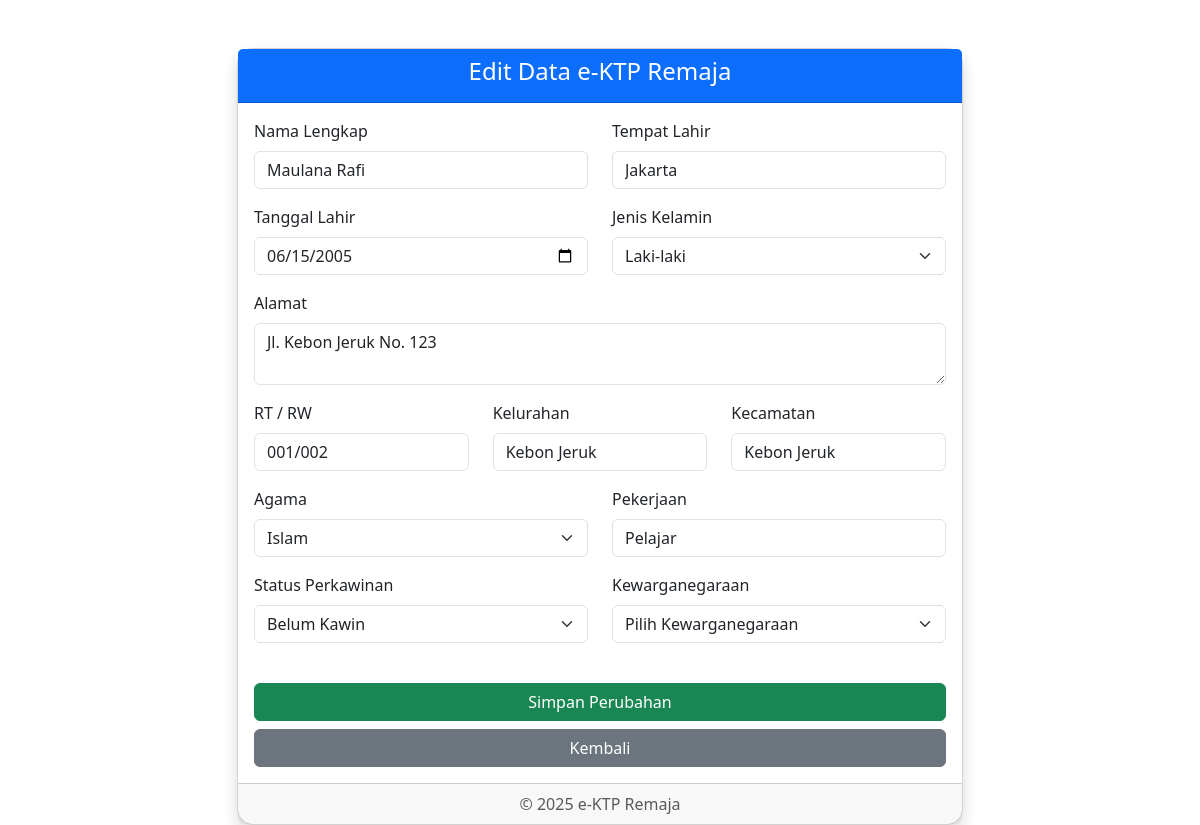
/edit_data.php (signed in), run on the app's committed database.
### tables this page shows
CREATE TABLE `daftar` (
  `id_daftar` int(11) NOT NULL,
  `id_user` int(11) NOT NULL,
  `nama_lengkap` varchar(100) NOT NULL,
  `tempat_lahir` varchar(50) NOT NULL,
  `tanggal_lahir` date NOT NULL,
  `jenis_kelamin` enum('Laki-laki','Perempuan') NOT NULL,
  `alamat` text NOT NULL,
  `rt_rw` varchar(10) NOT NULL,
  `kelurahan` varchar(50) NOT NULL,
  `kecamatan` varchar(50) NOT NULL,
  `agama` varchar(30) NOT NULL,
  `status_perkawinan` varchar(30) NOT NULL,
  `pekerjaan` varchar(50) DEFAULT NULL,
  `kewarganegaraan` varchar(30) NOT NULL,
  `foto_ktp` varchar(100) DEFAULT NULL,
  `tanggal_pendaftaran` timestamp NOT NULL DEFAULT current_timestamp()
);

### edit_data.php (the view, shortened to what this page needs)
<?php
include "koneksi.php";
$id_user = $_SESSION['id_user'] ?? null;
$query = "SELECT * FROM daftar WHERE id_user = '$id_user'";
$result = mysqli_query($conn, $query);
$data = mysqli_fetch_assoc($result);
?>
<!DOCTYPE html>
<html lang="id">
<head>
    <link href="https://cdn.jsdelivr.net/npm/bootstrap@5.3.3/dist/css/bootstrap.min.css" rel="stylesheet">
</head>
<body>
<div class="container mt-5" style="max-width: 750px;">
    <div class="card shadow rounded-4">
        <div class="card-header bg-primary text-white text-center">
            <h4>Edit Data e-KTP Remaja</h4>
        </div>
        <div class="card-body">
            <form method="POST">
                <div class="row">
                    <div class="col-md-6 mb-3">
                        <label class="form-label">Nama Lengkap</label>
                        <input type="text" name="nama_lengkap" class="form-control" value="<?= htmlspecialchars($data['nama_lengkap']) ?>" required>
                    </div>
                    <div class="col-md-6 mb-3">
                        <label class="form-label">Tempat Lahir</label>
                        <input type="text" name="tempat_lahir" class="form-control" value="<?= htmlspecialchars($data['tempat_lahir']) ?>" required>
                    </div>
                    <div class="col-md-6 mb-3">
                        <label class="form-label">Tanggal Lahir</label>
                        <input type="date" name="tanggal_lahir" class="form-control" value="<?= $data['tanggal_lahir'] ?>" required>
                    </div>
                    <div class="col-md-6 mb-3">
                        <label class="form-label">Jenis Kelamin</label>
                        <select name="jenis_kelamin" class="form-select" required>
                            <option value="Laki-laki" <?= $data['jenis_kelamin'] == 'Laki-laki' ? 'selected' : '' ?>>Laki-laki</option>
                        </select>
                    </div>
                    <div class="col-md-12 mb-3">
                        <label class="form-label">Alamat</label>
                        <textarea name="alamat" class="form-control" rows="2" required><?= htmlspecialchars($data['alamat']) ?></textarea>
                    </div>
                    <div class="col-md-4 mb-3">
                        <label class="form-label">RT / RW</label>
                        <input type="text" name="rt_rw" class="form-control" value="<?= htmlspecialchars($data['rt_rw']) ?>" required>
                    </div>
                    <div class="col-md-4 mb-3">
                        <label class="form-label">Kelurahan</label>
                        <input type="text" name="kelurahan" class="form-control" value="<?= htmlspecialchars($data['kelurahan']) ?>" required>
                    </div>
                    <div class="col-md-4 mb-3">
                        <label class="form-label">Kecamatan</label>
                        <input type="text" name="kecamatan" class="form-control" value="<?= htmlspecialchars($data['kecamatan']) ?>" required>
                    </div>
                    <div class="col-md-6 mb-3">
                        <label class="form-label">Agama</label>
                        <select name="agama" class="form-select" required>
                            <?php
                            $agamaList = ['Islam', 'Kristen', 'Katolik', 'Hindu', 'Buddha', 'Konghucu', 'Lainnya'];
                            foreach ($agamaList as $agama) {
                                $selected = ($data['agama'] == $agama) ? 'selected' : '';
                                echo "<option value='$agama' $selected>$agama</option>";
                            }
                            ?>
                        </select>
                    </div>
                    <div class="col-md-6 mb-3">
                        <label class="form-label">Pekerjaan</label>
                        <input type="text" name="pekerjaan" class="form-control" value="<?= htmlspecialchars($data['pekerjaan']) ?>" required>
                    </div>
                    <div class="col-md-6 mb-3">
                        <label class="form-label">Status Perkawinan</label>
                        <select name="status_perkawinan" class="form-select" required>
                            <option value="Belum Kawin" <?= $data['status_perkawinan'] == 'Belum Kawin' ? 'selected' : '' ?>>Belum Kawin</option>
                        </select>
                    </div>
                    <div class="col-md-6 mb-3">
                        <label class="form-label">Kewarganegaraan</label>
                        <select name="kewarganegaraan" class="form-select" required>
                            <option value="">Pilih Kewarganegaraan</option>
                        </select>
                    </div>
                </div>
                <div class="d-grid gap-2 mt-4">
                    <button type="submit" class="btn btn-success">Simpan Perubahan</button>
                    <a href="cekDataAnda.php" class="btn btn-secondary">Kembali</a>
                </div>
            </form>
        </div>
        <div class="card-footer text-center text-muted">
            © 2025 e-KTP Remaja
        </div>
    </div>
</div>
</body>
</html>

### data on the page
daftar: nama_lengkap "Maulana Rafi", tempat_lahir "Jakarta", tanggal_lahir "06/15/2005", jenis_kelamin "Laki-laki", alamat "Jl. Kebon Jeruk No. 123", rt_rw "001/002", kelurahan "Kebon Jeruk", kecamatan "Kebon Jeruk", pekerjaan "Pelajar", status_perkawinan "Belum Kawin"

### other printed values
form field agama "Islam"
